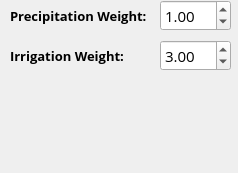
        <widget class="QWidget" name="mpHumidity">
         <property name="geometry">
          <rect>
           <x>0</x>
           <y>0</y>
           <width>238</width>
           <height>173</height>
          </rect>
         </property>
         <property name="font">
          <font>
           <family>Open Sans</family>
           <pointsize>10</pointsize>
          </font>
         </property>
         <attribute name="label">
          <string>Humidity</string>
         </attribute>
         <widget class="QDoubleSpinBox" name="spnPW">
          <property name="geometry">
           <rect>
            <x>160</x>
            <y>0</y>
            <width>71</width>
            <height>31</height>
           </rect>
          </property>
          <property name="font">
           <font>
            <family>Open Sans</family>
            <pointsize>11</pointsize>
           </font>
          </property>
          <property name="value">
           <double>1.000000000000000</double>
          </property>
         </widget>
         <widget class="QLabel" name="label_59">
          <property name="geometry">
           <rect>
            <x>10</x>
            <y>0</y>
            <width>151</width>
            <height>31</height>
           </rect>
          </property>
          <property name="font">
           <font>
            <family>Open Sans</family>
            <pointsize>10</pointsize>
            <weight>75</weight>
            <bold>true</bold>
           </font>
          </property>
          <property name="text">
           <string>Precipitation Weight:</string>
          </property>
         </widget>
         <widget class="QDoubleSpinBox" name="spnIW">
          <property name="geometry">
           <rect>
            <x>160</x>
            <y>40</y>
            <width>71</width>
            <height>31</height>
           </rect>
          </property>
          <property name="font">
           <font>
            <family>Open Sans</family>
            <pointsize>11</pointsize>
           </font>
          </property>
          <property name="value">
           <double>3.000000000000000</double>
          </property>
         </widget>
         <widget class="QLabel" name="label_60">
          <property name="geometry">
           <rect>
            <x>10</x>
            <y>40</y>
            <width>151</width>
            <height>31</height>
           </rect>
          </property>
          <property name="font">
           <font>
            <family>Open Sans</family>
            <pointsize>10</pointsize>
            <weight>75</weight>
            <bold>true</bold>
           </font>
          </property>
          <property name="text">
           <string>Irrigation Weight:</string>
          </property>
         </widget>
        </widget>
